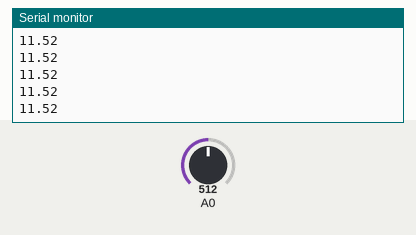
This sketch was run on a simulated ESP8266 (NodeMCU). On the bench: the last lines printed to the serial monitor. The test bench sets the inputs (shaded band); at power-on: A0 = 512. WiFi joins after 1.5 s; servers stay silent unless stated.

Above: at 3.0 s.
3.1 s: A0 set to 716
At 3.8 s:
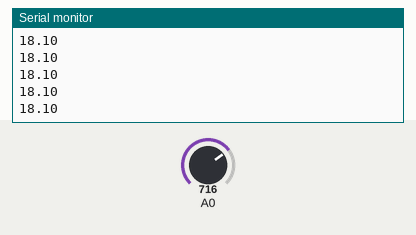
4.6 s: A0 set to 900
At 5.4 s:
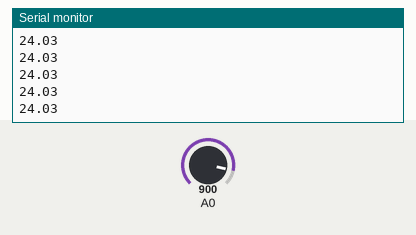
Timing chart, 0 to 7.6 s (numbered marks = the images above; inputs shaded):
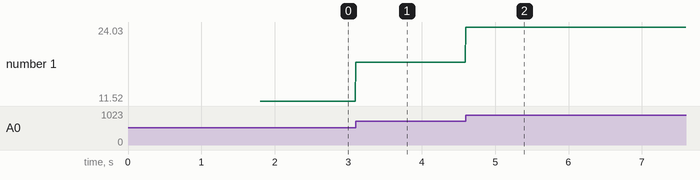

Measured:
- after the input at 3.1 s, the serial monitor: prints a new line at once (image 1)
- after the input at 4.6 s, the serial monitor: prints a new line at once (image 2)
- plotted number 1: 11.52 → 18.1 after the input at 3.1 s, 18.1 → 24.03 after the input at 4.6 s

The sketch:

TemperatureSense.ino
```cpp
#include<SPI.h>
#include <ESP8266WiFi.h>
#include <BlynkSimpleEsp8266.h>

char auth[] = "5R-O176YVEcBA2eXf36OKkydvmwBWjF9";
char ssid[] = "Tp-link 2.0";
char pass[] = "9920366717@";

//BlynkTimer timer;

void sendSensor()
{
  float i;
  float temp = analogRead(2);
  float voltage = (temp / 1023.0) * 3.3;
  float tempC = (voltage - 0.5) * 10;
  for(i=tempC;i<=5;i++)
  {
    tempC = tempC + 1;
    if(tempC = 33)
    {
      break;
    }
    return;
  }
  Serial.println(tempC);
  Blynk.virtualWrite(V6, tempC);
}
void setup()
{
  Serial.begin(9600);
  Blynk.begin(auth, ssid, pass);
  pinMode(2, INPUT);
 // timer.setInterval(10000L);
}

void loop()
{
  Blynk.run();
  sendSensor();
 // timer.run();
}
```
